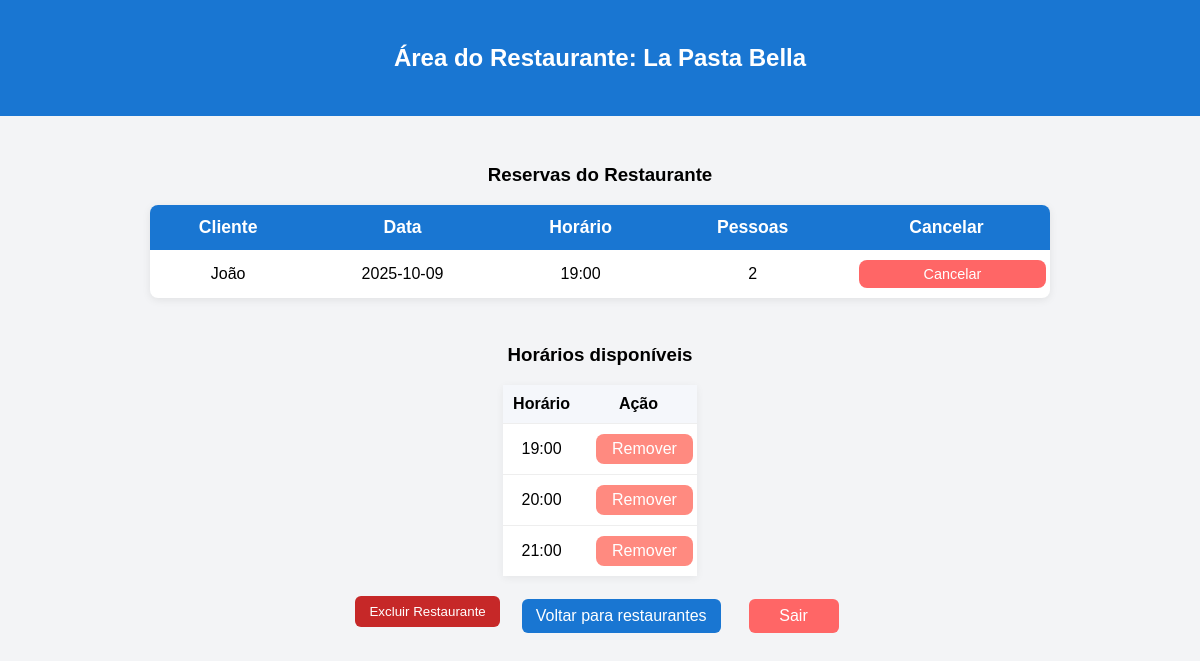
/minhas_reservas_restaurante (signed in), run on an earlier commit of the app's database.
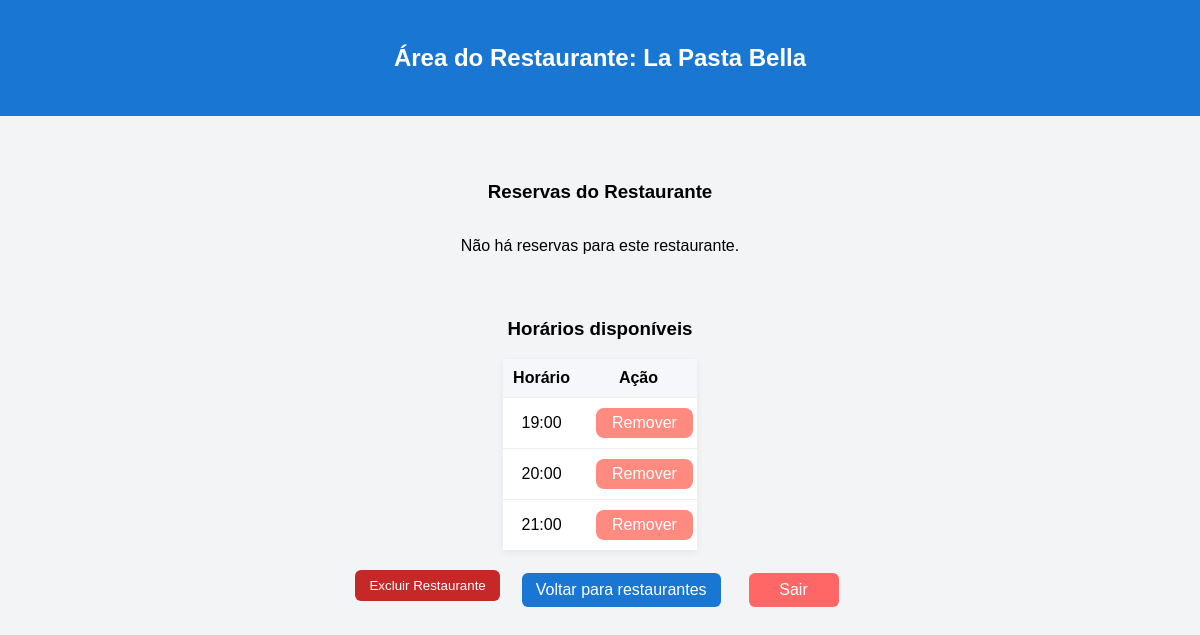
And on a later commit of the database.
### tables this page shows
CREATE TABLE restaurantes (
    id INTEGER PRIMARY KEY AUTOINCREMENT,
    nome TEXT UNIQUE NOT NULL,
    email TEXT UNIQUE,
    senha TEXT,
    horario_disponivel TEXT NOT NULL
);

CREATE TABLE reservas (
    id INTEGER PRIMARY KEY AUTOINCREMENT,
    id_usuario INTEGER NOT NULL,
    id_restaurante INTEGER NOT NULL,
    data_reserva TEXT NOT NULL,
    hora_reserva TEXT NOT NULL,
    numero_pessoas INTEGER NOT NULL,
    observacoes TEXT,
    FOREIGN KEY (id_usuario) REFERENCES usuarios(id),
    FOREIGN KEY (id_restaurante) REFERENCES restaurantes(id)
);

CREATE TABLE usuarios (
    id INTEGER PRIMARY KEY AUTOINCREMENT,
    nome TEXT NOT NULL,
    email TEXT UNIQUE NOT NULL,
    senha TEXT NOT NULL
);

### app.py (the view)
@app.route("/minhas_reservas_restaurante")
def minhas_reservas_restaurante():
    if "restaurante_id" not in session:
        return redirect(url_for("login"))
    rest_id = session["restaurante_id"]
    db = get_db()
    reservas = db.execute("""
        SELECT r.id, u.nome AS cliente_nome, r.data_reserva, r.hora_reserva, r.numero_pessoas
        FROM reservas r
        LEFT JOIN usuarios u ON r.id_usuario = u.id
        WHERE r.id_restaurante = ?
        ORDER BY r.data_reserva, r.hora_reserva
    """, (rest_id,)).fetchall()
    row = db.execute("SELECT horario_disponivel FROM restaurantes WHERE id = ?", (rest_id,)).fetchone()
    horarios = []
    if row and row["horario_disponivel"]:
        horarios = [h.strip() for h in row["horario_disponivel"].split(",") if h.strip()]
    return render_template("minhas_reservas_restaurante.html", reservas=reservas, horarios=horarios)

### app.py (called while the page is built)
def get_db():
    if "db" not in g:
        g.db = sqlite3.connect(DATABASE)
        g.db.row_factory = sqlite3.Row
    return g.db

### templates/minhas_reservas_restaurante.html (shortened to what this page needs)
<!DOCTYPE html>
<html lang="pt-BR">
<head>
  <link rel="stylesheet" href="{{ url_for('static', filename='style.css') }}">
</head>
<body>
  <header style="background: #1976d2; color: #fff; padding: 24px 0; text-align: center;">
    <h2>Área do Restaurante: {{ session['restaurante_nome'] }}</h2>
  </header>
  <div class="container">
    <h3 style="margin-top:16px;">Reservas do Restaurante</h3>
    {% if reservas %}
      <table class="tabela-reservas" style="width:90%;max-width:900px;margin:0 auto;">
        <thead>
          <tr>
            <th>Cliente</th>
            <th>Data</th>
            <th>Horário</th>
            <th>Pessoas</th>
            <th>Cancelar</th>
          </tr>
        </thead>
        <tbody>
          {% for reserva in reservas %}
          <tr>
            <td>{{ reserva['cliente_nome'] }}</td>
            <td>{{ reserva['data_reserva'] }}</td>
            <td>{{ reserva['hora_reserva'] }}</td>
            <td>{{ reserva['numero_pessoas'] }}</td>
            <td style="text-align:center;">
              <form action="{{ url_for('cancelar_reserva', reserva_id=reserva['id']) }}" method="post" style="display:inline;">
                <button type="submit" class="btn btn-cancelar" style="background:#ff6666;color:#fff;border:none;padding:6px 10px;border-radius:8px;cursor:pointer;">Cancelar</button>
              </form>
            </td>
          </tr>
          {% endfor %}
        </tbody>
      </table>
    {% else %}
      <p>Não há reservas para este restaurante.</p>
    {% endif %}
    <div style="margin-top:28px;">
      <h3 style="text-align:center;">Horários disponíveis</h3>
      <table class="tabela-horarios" style="width:70%;max-width:600px;margin:8px auto 0 auto;border-collapse:collapse;background:#fff;box-shadow:0 2px 8px rgba(0,0,0,0.06);">
        <thead>
          <tr>
            <th style="background:#f5f7fb;padding:10px;text-align:left;">Horário</th>
            <th style="background:#f5f7fb;padding:10px;text-align:center;width:160px;">Ação</th>
          </tr>
        </thead>
        <tbody>
          {% for h in horarios %}
          <tr>
            <td style="padding:10px;border-top:1px solid #eee;">{{ h }}</td>
            <td style="padding:10px;border-top:1px solid #eee;text-align:center;">
              <form action="{{ url_for('remover_horario', rest_id=session['restaurante_id']) }}" method="post" style="display:inline;">
                <button type="submit" name="horario" value="{{ h }}" class="btn btn-remover-pequeno"
                        style="background:#ff8a80;color:#fff;border:none;padding:6px 10px;border-radius:8px;cursor:pointer;">
                  Remover
                </button>
              </form>
            </td>
          </tr>
          {% endfor %}
        </tbody>
      </table>
    </div>
    <div style="margin-top:20px; display:flex; justify-content:center; gap:16px; align-items:center;">
      <form action="{{ url_for('excluir_restaurante', rest_id=session['restaurante_id']) }}" method="post"
            onsubmit="return confirm('Excluir restaurante e todas as reservas?');" style="display:inline;">
        <button type="submit" style="background:#c62828;color:#fff;padding:8px 14px;border:none;border-radius:6px;cursor:pointer;">
          Excluir Restaurante
        </button>
      </form>
      <a href="{{ url_for('index') }}" class="btn"
         style="padding:8px 14px;border-radius:6px;background:#1976d2;color:#fff;text-decoration:none;display:inline-block;">
        Voltar para restaurantes
      </a>
      <form action="{{ url_for('logout') }}" method="get" style="display:inline;">
        <button type="submit" class="btn logout-btn"
                style="padding:8px 14px;border-radius:6px;background:#ff6666;color:#fff;border:none;cursor:pointer;">
          Sair
        </button>
      </form>
    </div>
  </div>
</body>
</html>

### static/style.css (style rules this page uses)
body { font-family: Arial, sans-serif; background-color: #f3f4f6; margin: 0; padding: 0; }
header { display: flex; flex-direction: column; align-items: center; padding: 24px 0; background: #1976d2; color: #fff; text-align: center; margin-bottom: 32px; }
input, button { display: block; width: 100%; margin-bottom: 10px; padding: 8px; border-radius: 8px; border: 1px solid #ccc; }
button, .btn { background-color: #9b99c7; color: white; border: none; cursor: pointer; }
.logout-btn { background-color: #ff6666; color: white; border: none; padding: 6px 18px; border-radius: 4px; cursor: pointer; width: 90px; text-align: center; font-size: 1rem; }
.container { display: flex; flex-direction: column; align-items: center; justify-content: center; min-height: 60vh; text-align: center; }
.btn { background: #1976d2; color: #fff; border: none; padding: 8px 18px; border-radius: 4px; cursor: pointer; margin: 0 6px; text-decoration: none; font-size: 1rem; }
.logout-btn { background-color: #ff6666; }

What changed in the data, as far as the page shows it:
removed reservas: cliente_nome "João", data_reserva "2025-10-09", hora_reserva "19:00", numero_pessoas "2"
Also different on the page:
text no longer shown: "Cliente Data Horário Pessoas Cancelar"
text now shown: "Não há reservas para este restaurante."
